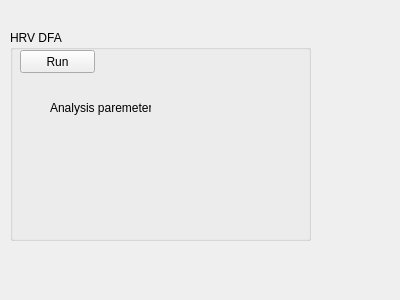
<?xml version="1.0" encoding="UTF-8"?>
<ui version="4.0">
 <class>HRV_dfa</class>
 <widget class="QWidget" name="HRV_dfa">
  <property name="geometry">
   <rect>
    <x>0</x>
    <y>0</y>
    <width>400</width>
    <height>300</height>
   </rect>
  </property>
  <property name="windowTitle">
   <string>Form</string>
  </property>
  <widget class="QGroupBox" name="groupBoxHRV_DFA">
   <property name="geometry">
    <rect>
     <x>10</x>
     <y>30</y>
     <width>301</width>
     <height>211</height>
    </rect>
   </property>
   <property name="title">
    <string>HRV DFA</string>
   </property>
   <widget class="QPushButton" name="pushButton">
    <property name="geometry">
     <rect>
      <x>10</x>
      <y>20</y>
      <width>75</width>
      <height>23</height>
     </rect>
    </property>
    <property name="text">
     <string>Run</string>
    </property>
   </widget>
   <widget class="QLabel" name="label">
    <property name="geometry">
     <rect>
      <x>40</x>
      <y>70</y>
      <width>101</width>
      <height>16</height>
     </rect>
    </property>
    <property name="text">
     <string>Analysis paremeters</string>
    </property>
   </widget>
  </widget>
 </widget>
 <resources/>
 <connections/>
</ui>
